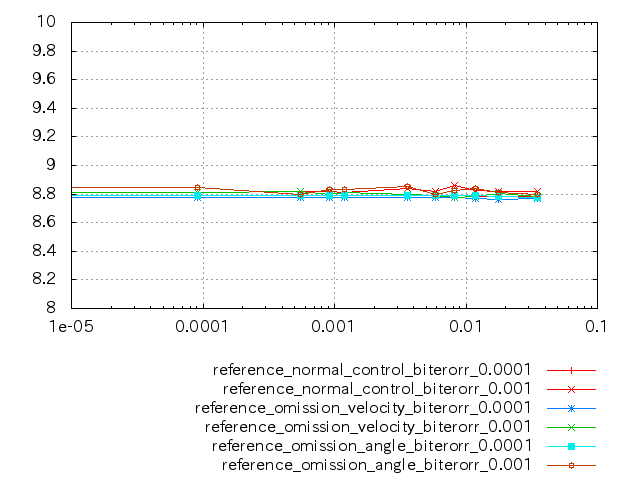

Recreate this plot in gnuplot.
#!/usr/bin/gnuplot -persist
#
#    
#    	G N U P L O T
#    	Version 4.4 patchlevel 3
#    	last modified March 2011
#    	System: Linux 3.11.0-15-generic
#    
#    	Copyright (C) 1986-1993, 1998, 2004, 2007-2010
#    	Thomas Williams, Colin Kelley and many others
#    
#    	gnuplot home:     http://www.gnuplot.info
#    	faq, bugs, etc:   type "help seeking-assistance"
#    	immediate help:   type "help"
#    	plot window:      hit 'h'
# set terminal wxt 0
# set output
unset clip points
set clip one
unset clip two
set bar 1.000000 front
set border 31 front linetype -1 linewidth 1.000
set xdata
set ydata
set zdata
set x2data
set y2data
set timefmt x "%d/%m/%y,%H:%M"
set timefmt y "%d/%m/%y,%H:%M"
set timefmt z "%d/%m/%y,%H:%M"
set timefmt x2 "%d/%m/%y,%H:%M"
set timefmt y2 "%d/%m/%y,%H:%M"
set timefmt cb "%d/%m/%y,%H:%M"
set boxwidth
set style fill  empty border
set style rectangle back fc lt -3 fillstyle   solid 1.00 border lt -1
set style circle radius graph 0.02, first 0, 0 
set dummy x,y
set format x "% g"
set format y "% g"
set format x2 "% g"
set format y2 "% g"
set format z "% g"
set format cb "% g"
set angles radians
set grid nopolar
set grid xtics nomxtics ytics nomytics noztics nomztics \
 nox2tics nomx2tics noy2tics nomy2tics nocbtics nomcbtics
set grid layerdefault   linetype 0 linewidth 1.000,  linetype 0 linewidth 1.000
set key title ""
set key bmargin center horizontal Right noreverse enhanced autotitles nobox
set key noinvert samplen 4 spacing 1 width 0 height 0 
set key maxcolumns 0 maxrows 0
unset label
unset arrow
set style increment default
unset style line
unset style arrow
set style histogram clustered gap 2 title  offset character 0, 0, 0
unset logscale
set logscale x 10
set offsets 0, 0, 0, 0
set pointsize 1
set pointintervalbox 1
set encoding default
unset polar
unset parametric
unset decimalsign
set view 60, 30, 1, 1
set samples 100, 100
set isosamples 10, 10
set surface
unset contour
set clabel '%8.3g'
set mapping cartesian
set datafile separator ","
unset hidden3d
set cntrparam order 4
set cntrparam linear
set cntrparam levels auto 5
set cntrparam points 5
set size ratio 0 1,1
set origin 0,0
set style data points
set style function lines
set xzeroaxis linetype -2 linewidth 1.000
set yzeroaxis linetype -2 linewidth 1.000
set zzeroaxis linetype -2 linewidth 1.000
set x2zeroaxis linetype -2 linewidth 1.000
set y2zeroaxis linetype -2 linewidth 1.000
set ticslevel 0.5
set mxtics default
set mytics default
set mztics default
set mx2tics default
set my2tics default
set mcbtics default
set xtics border in scale 1,0.5 mirror norotate  offset character 0, 0, 0
set xtics autofreq  norangelimit
set ytics border in scale 1,0.5 mirror norotate  offset character 0, 0, 0
set ytics 0.2 norangelimit
set ztics border in scale 1,0.5 nomirror norotate  offset character 0, 0, 0
set ztics autofreq  norangelimit
set nox2tics
set noy2tics
set cbtics border in scale 1,0.5 mirror norotate  offset character 0, 0, 0
set cbtics autofreq  norangelimit
set title "" 
set title  offset character 0, 0, 0 font "" norotate
set timestamp bottom 
set timestamp "" 
set timestamp  offset character 0, 0, 0 font "" norotate
set rrange [ * : * ] noreverse nowriteback  # (currently [8.98847e+307:-8.98847e+307] )
set trange [ * : * ] noreverse nowriteback  # (currently [-5.00000:5.00000] )
set urange [ * : * ] noreverse nowriteback  # (currently [-10.0000:10.0000] )
set vrange [ * : * ] noreverse nowriteback  # (currently [-10.0000:10.0000] )
set xlabel "" 
set xlabel  offset character 0, 0, 0 font "" textcolor lt -1 norotate
set x2label "" 
set x2label  offset character 0, 0, 0 font "" textcolor lt -1 norotate
set xrange [ * : * ] noreverse nowriteback  # (currently [-5.00000:-1.00000] )
set x2range [ * : * ] noreverse nowriteback  # (currently [-4.03835:-1.45593] )
set ylabel "" 
set ylabel  offset character 0, 0, 0 font "" textcolor lt -1 rotate by -270
set y2label "" 
set y2label  offset character 0, 0, 0 font "" textcolor lt -1 rotate by -270
set yrange [ 8.00000 : 10.0000 ] noreverse nowriteback
set y2range [ * : * ] noreverse nowriteback  # (currently [8.00000:10.0000] )
set zlabel "" 
set zlabel  offset character 0, 0, 0 font "" textcolor lt -1 norotate
set zrange [ * : * ] noreverse nowriteback  # (currently [-10.0000:10.0000] )
set cblabel "" 
set cblabel  offset character 0, 0, 0 font "" textcolor lt -1 rotate by -270
set cbrange [ * : * ] noreverse nowriteback  # (currently [8.98847e+307:-8.98847e+307] )
set zero 1e-08
set lmargin  -1
set bmargin  -1
set rmargin  -1
set tmargin  -1
set locale "ja_JP.UTF-8"
set pm3d explicit at s
set pm3d scansautomatic
set pm3d interpolate 1,1 flush begin noftriangles nohidden3d corners2color mean
set palette positive nops_allcF maxcolors 0 gamma 1.5 color model RGB 
set palette rgbformulae 7, 5, 15
set colorbox default
set colorbox vertical origin screen 0.9, 0.2, 0 size screen 0.05, 0.6, 0 front bdefault
set loadpath 
set fontpath 
set fit noerrorvariables
GNUTERM = "wxt"
plot "reference_normal_control_biterorr_0.0001" using 1:3 with linespoints linecolor rgbcolor "red" title "reference_normal_control_biterorr_0.0001", "reference_normal_control_biterorr_0.001" using 1:3 with linespoints linecolor rgbcolor 'red'title "reference_normal_control_biterorr_0.001", "reference_omission_velocity_biterorr_0.0001" using 1:3 with linespoints title "reference_omission_velocity_biterorr_0.0001","reference_omission_velocity_biterorr_0.001" using 1:3 with linespoints linestyle 2 title "reference_omission_velocity_biterorr_0.001", "reference_omission_angle_biterorr_0.0001" using 1:3 with linespoints title "reference_omission_angle_biterorr_0.0001", "reference_omission_angle_biterorr_0.001" using 1:3 with linespoints title "reference_omission_angle_biterorr_0.001"
#    EOF
